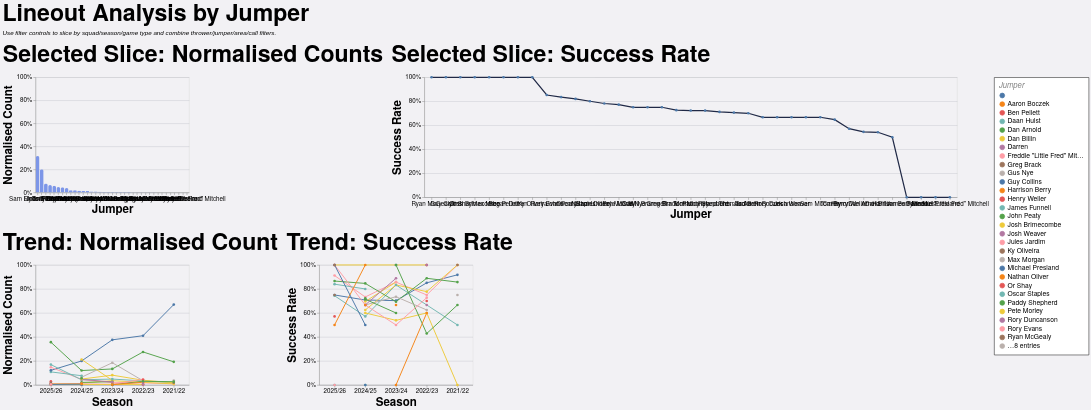

Source (Vega-Lite JSON):
### Vega-Lite specification from a JSON file in a GitHub repository (floating-point values rounded to 4 significant figures; data arrays with more than 128 entries replaced by an {"elided": "..."} marker saying what was removed)
{"config": {"axis": {"labelFont": "PT Sans Narrow, Helvetica Neue, Helvetica, Arial, sans-serif", "titleFont": "PT Sans Narrow, Helvetica Neue, Helvetica, Arial, sans-serif", "labelFontSize": 13, "titleFontSize": 24, "gridColor": "#202947", "gridOpacity": 0.2, "zindex": 1}, "text": {"font": "Lato, sans-serif"}, "bar": {"cornerRadiusEnd": 5}, "header": {"labelFont": "PT Sans Narrow, Helvetica Neue, Helvetica, Arial, sans-serif", "titleFont": "PT Sans Narrow, Helvetica Neue, Helvetica, Arial, sans-serif", "labelFontSize": 24, "titleFontSize": 28, "labelFontWeight": "bold", "orient": "left"}, "legend": {"labelFont": "PT Sans Narrow, Helvetica Neue, Helvetica, Arial, sans-serif", "titleFont": "PT Sans Narrow, Helvetica Neue, Helvetica, Arial, sans-serif", "labelFontSize": 14, "titleFontSize": 16, "titlePadding": 5, "fillColor": "white", "strokeColor": "black", "padding": 10, "titleFontWeight": "lighter", "titleFontStyle": "italic", "titleColor": "gray", "offset": 10}, "title": {"font": "PT Sans Narrow, Helvetica Neue, Helvetica, Arial, sans-serif", "fontSize": 48, "fontWeight": "bold", "anchor": "start", "align": "center", "titlePadding": 20, "subtitlePadding": 10, "subtitleFontSize": 13, "subtitleColor": "", "subtitleFontStyle": "italic", "offset": 15, "color": "black"}, "axisX": {"labelAngle": 0}, "facet": {"title": null, "header": null, "align": {"row": "each", "column": "each"}}, "resolve": {"scale": {"y": "independent", "facet": "independent"}}, "background": "#f2f1f4", "scale": {"offsetBandPaddingOuter": 0.2, "offsetBandPaddingInner": 0.1}}, "vconcat": [{"hconcat": [{"mark": {"type": "bar", "color": "#7d96e8"}, "encoding": {"tooltip": [{"field": "jumper", "title": "Jumper", "type": "nominal"}, {"field": "attempts", "format": ",.0f", "title": "Lineouts", "type": "quantitative"}, {"field": "share", "format": ".1%", "title": "Normalised Count", "type": "quantitative"}], "x": {"field": "jumper", "sort": "-y", "title": "Jumper", "type": "nominal"}, "y": {"axis": {"format": "%"}, "field": "share", "scale": {"domain": [0, 1]}, "title": "Normalised Count", "type": "quantitative"}}, "height": 240, "title": "Selected Slice: Normalised Counts", "transform": [{"filter": "(loSquad == 'All' || datum.squad == loSquad) && (loGameType == 'All' || (loGameType == 'League + Cup' && (datum.game_type == 'League' || datum.game_type == 'Cup')) || (loGameType == 'League only' && datum.game_type == 'League') || datum.game_type == loGameType) && (loOpposition == 'All' || datum.opposition == loOpposition) && (loThrower == 'All' || datum.thrower == loThrower) && (loJumper == 'All' || datum.jumper == loJumper) && (loArea == 'All' || datum.area == loArea) && (loNumbers == 'All' || datum.numbers == loNumbers) && (loCall == 'All' || datum.call == loCall) && (loCallType == 'All' || datum.call_type == loCallType)"}, {"filter": "(loSeason == 'All' || datum.season == loSeason)"}, {"aggregate": [{"op": "count", "as": "attempts"}, {"op": "sum", "field": "won", "as": "won"}], "groupby": ["jumper"]}, {"joinaggregate": [{"op": "sum", "field": "attempts", "as": "total_attempts"}]}, {"calculate": "datum.attempts / datum.total_attempts", "as": "share"}, {"calculate": "datum.won / datum.attempts", "as": "success_rate"}], "width": 320}, {"mark": {"type": "line", "color": "#202946", "point": true, "strokeWidth": 2.5}, "encoding": {"tooltip": [{"field": "jumper", "title": "Jumper", "type": "nominal"}, {"field": "won", "format": ",.0f", "title": "Won", "type": "quantitative"}, {"field": "attempts", "format": ",.0f", "title": "Lineouts", "type": "quantitative"}, {"field": "success_rate", "format": ".1%", "title": "Success Rate", "type": "quantitative"}], "x": {"field": "jumper", "sort": "-y", "title": "Jumper", "type": "nominal"}, "y": {"axis": {"format": "%"}, "field": "success_rate", "scale": {"domain": [0, 1]}, "title": "Success Rate", "type": "quantitative"}}, "height": 250, "title": "Selected Slice: Success Rate", "transform": [{"filter": "(loSquad == 'All' || datum.squad == loSquad) && (loGameType == 'All' || (loGameType == 'League + Cup' && (datum.game_type == 'League' || datum.game_type == 'Cup')) || (loGameType == 'League only' && datum.game_type == 'League') || datum.game_type == loGameType) && (loOpposition == 'All' || datum.opposition == loOpposition) && (loThrower == 'All' || datum.thrower == loThrower) && (loJumper == 'All' || datum.jumper == loJumper) && (loArea == 'All' || datum.area == loArea) && (loNumbers == 'All' || datum.numbers == loNumbers) && (loCall == 'All' || datum.call == loCall) && (loCallType == 'All' || datum.call_type == loCallType)"}, {"filter": "(loSeason == 'All' || datum.season == loSeason)"}, {"aggregate": [{"op": "count", "as": "attempts"}, {"op": "sum", "field": "won", "as": "won"}], "groupby": ["jumper"]}, {"joinaggregate": [{"op": "sum", "field": "attempts", "as": "total_attempts"}]}, {"calculate": "datum.attempts / datum.total_attempts", "as": "share"}, {"calculate": "datum.won / datum.attempts", "as": "success_rate"}], "width": {"step": 30}}], "spacing": 16}, {"hconcat": [{"mark": {"type": "line", "point": true, "strokeWidth": 2}, "encoding": {"color": {"field": "jumper", "title": "Jumper", "type": "nominal"}, "tooltip": [{"field": "season", "title": "Season", "type": "nominal"}, {"field": "jumper", "title": "Jumper", "type": "nominal"}, {"field": "attempts", "format": ",.0f", "title": "Lineouts", "type": "quantitative"}, {"field": "norm_count", "format": ".1%", "title": "Normalised Count", "type": "quantitative"}], "x": {"field": "season", "sort": "-x", "title": "Season", "type": "nominal"}, "y": {"axis": {"format": "%"}, "field": "norm_count", "scale": {"domain": [0, 1]}, "title": "Normalised Count", "type": "quantitative"}}, "height": 250, "title": "Trend: Normalised Count", "transform": [{"filter": "(loSquad == 'All' || datum.squad == loSquad) && (loGameType == 'All' || (loGameType == 'League + Cup' && (datum.game_type == 'League' || datum.game_type == 'Cup')) || (loGameType == 'League only' && datum.game_type == 'League') || datum.game_type == loGameType) && (loOpposition == 'All' || datum.opposition == loOpposition) && (loThrower == 'All' || datum.thrower == loThrower) && (loJumper == 'All' || datum.jumper == loJumper) && (loArea == 'All' || datum.area == loArea) && (loNumbers == 'All' || datum.numbers == loNumbers) && (loCall == 'All' || datum.call == loCall) && (loCallType == 'All' || datum.call_type == loCallType)"}, {"aggregate": [{"op": "count", "as": "attempts"}, {"op": "sum", "field": "won", "as": "won"}], "groupby": ["season", "jumper"]}, {"joinaggregate": [{"op": "sum", "field": "attempts", "as": "season_attempts"}], "groupby": ["season"]}, {"calculate": "datum.attempts / datum.season_attempts", "as": "norm_count"}, {"calculate": "datum.won / datum.attempts", "as": "success_rate"}], "width": 320}, {"mark": {"type": "line", "point": true, "strokeWidth": 2}, "encoding": {"color": {"field": "jumper", "title": "Jumper", "type": "nominal"}, "tooltip": [{"field": "season", "title": "Season", "type": "nominal"}, {"field": "jumper", "title": "Jumper", "type": "nominal"}, {"field": "won", "format": ",.0f", "title": "Won", "type": "quantitative"}, {"field": "attempts", "format": ",.0f", "title": "Lineouts", "type": "quantitative"}, {"field": "success_rate", "format": ".1%", "title": "Success Rate", "type": "quantitative"}], "x": {"field": "season", "sort": "-x", "title": "Season", "type": "nominal"}, "y": {"axis": {"format": "%"}, "field": "success_rate", "scale": {"domain": [0, 1]}, "title": "Success Rate", "type": "quantitative"}}, "height": 250, "title": "Trend: Success Rate", "transform": [{"filter": "(loSquad == 'All' || datum.squad == loSquad) && (loGameType == 'All' || (loGameType == 'League + Cup' && (datum.game_type == 'League' || datum.game_type == 'Cup')) || (loGameType == 'League only' && datum.game_type == 'League') || datum.game_type == loGameType) && (loOpposition == 'All' || datum.opposition == loOpposition) && (loThrower == 'All' || datum.thrower == loThrower) && (loJumper == 'All' || datum.jumper == loJumper) && (loArea == 'All' || datum.area == loArea) && (loNumbers == 'All' || datum.numbers == loNumbers) && (loCall == 'All' || datum.call == loCall) && (loCallType == 'All' || datum.call_type == loCallType)"}, {"aggregate": [{"op": "count", "as": "attempts"}, {"op": "sum", "field": "won", "as": "won"}], "groupby": ["season", "jumper"]}, {"joinaggregate": [{"op": "sum", "field": "attempts", "as": "season_attempts"}], "groupby": ["season"]}, {"calculate": "datum.attempts / datum.season_attempts", "as": "norm_count"}, {"calculate": "datum.won / datum.attempts", "as": "success_rate"}], "width": 320}], "spacing": 16}], "data": {"name": "data-05b411978622ee4960cb3f2e6471596b"}, "params": [{"name": "loSquad", "value": "All"}, {"name": "loSeason", "value": "All"}, {"name": "loGameType", "value": "All"}, {"name": "loOpposition", "value": "All"}, {"name": "loThrower", "value": "All"}, {"name": "loJumper", "value": "All"}, {"name": "loArea", "value": "All"}, {"name": "loNumbers", "value": "All"}, {"name": "loCall", "value": "All"}, {"name": "loCallType", "value": "All"}], "spacing": 22, "title": {"text": "Lineout Analysis by Jumper", "subtitle": "Use filter controls to slice by squad/season/game type and combine thrower/jumper/area/call filters."}, "$schema": "https://vega.github.io/schema/vega-lite/v5.20.1.json", "datasets": {"data-05b411978622ee4960cb3f2e6471596b": {"elided": "1260 records"}}}
